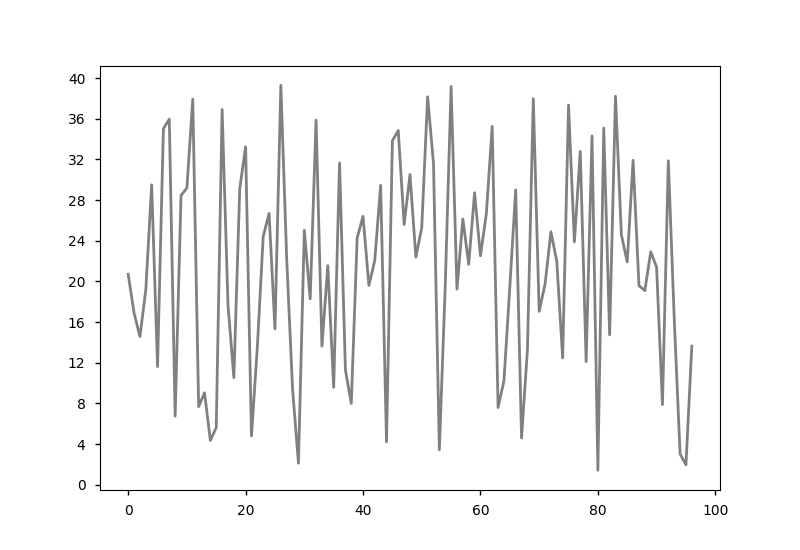
#> input picture 1/draw.png, 800 x 550 px, found by its file name
$ jupyter execute --allow-errors getNum.ipynb   (shell and % lines are left out)   (older library calls are emulated)
#> lines starting #> are read from the running program, lines starting #| are printed output that depends on the picture; after the words box and inside, x2 and y2 are one past the last pixel; in counts of white or black regions, pixels touching at a corner belong together
#> further down, img is the input picture: shape (550, 800, 3); min 0, max 255, mean 243.7
#> `bw = cv2.adaptiveThreshold( gray, 255, cv2.ADAPTIVE_THRESH_GAUSSIAN_C,..`:
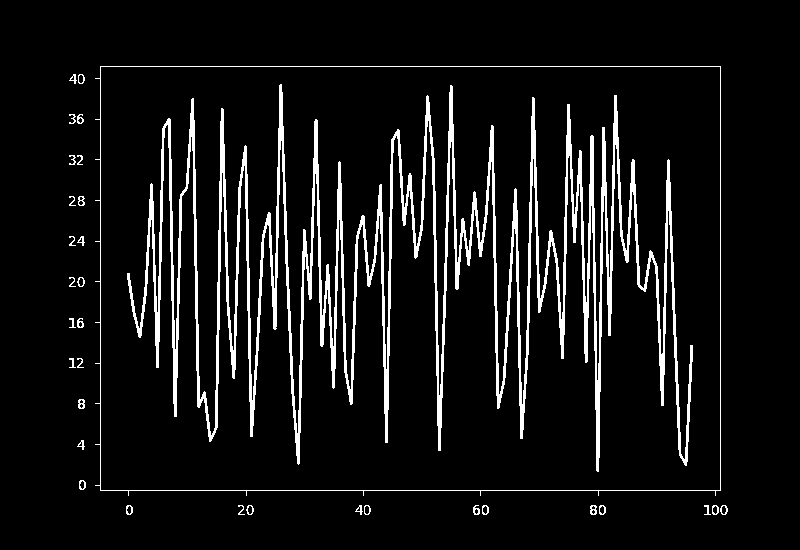
#> bw: shape (550, 800); 7.9% white; 33 white regions
#> `img2, ctrs, hier = cv2.findContours( bw.copy(), cv2.RETR_EXTERNAL, cv2..`: ctrs = 32 contours, 11 with area under 20; largest, box (x1, y1, x2, y2) and area: (95, 66, 721, 496) 262897, (720, 505, 728, 515) 51, (78, 399, 85, 409) 50, (712, 505, 719, 515) 49, (599, 505, 606, 515) 49
#> `rects = [cv2.boundingRect(ctr) for ctr in ctrs]`: rects = 32 items, first 6: (720, 505, 8, 10), (712, 505, 7, 10), (704, 505, 7, 10), (599, 505, 7, 10), (590, 505, 7, 10), (482, 505, 7, 10)
[cell 1]
import cv2
import os
from matplotlib import pyplot as plt

data_path = "/media/queahren/DATA/服务外包大赛数据新/训练数据/img_折线"
# img = cv2.imread("./220/draw.png")
# gray = cv2.imread("./220/draw.png", cv2.IMREAD_GRAYSCALE)

[cell 2]
i = 0
#> (the rest of this cell did not finish here and is left out)

[cell 3]
for rect in rects:
    x, y, w, h = rect
    if (w < 15 and w > 4 and h < 20 and h > 5):
        cv2.rectangle(img, (x, y), (x+w, y+h), (0, 0, 255), 1, 1, 0);
#> this loop made 32 passes
#> (x, y, w, h) on passes 1 to 12: (720, 505, 8, 10), (712, 505, 7, 10), (704, 505, 7, 10), (599, 505, 7, 10), (590, 505, 7, 10), (482, 505, 7, 10), (473, 505, 7, 10), (364, 505, 7, 10), (355, 505, 8, 10), (246, 505, 8, 10), (238, 505, 7, 10), (126, 505, 7, 10)
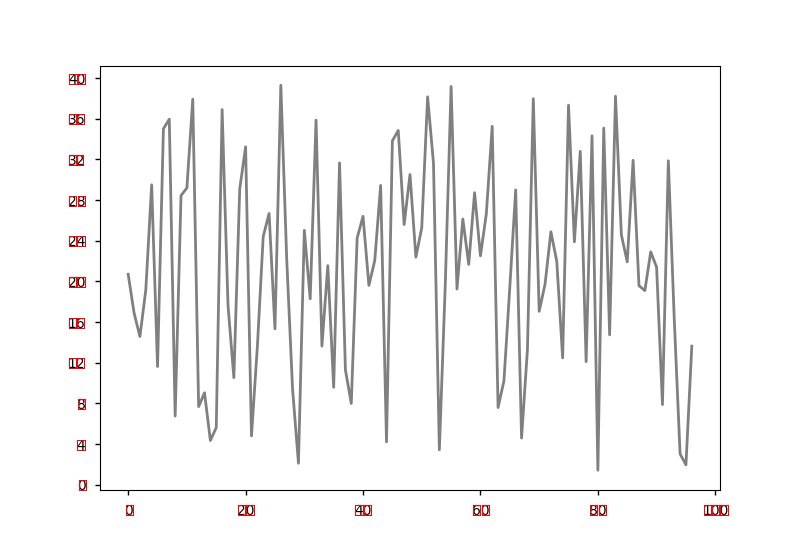
#> img: shape (550, 800, 3); 0.24% of pixels changed, all inside (x1, y1, x2, y2) = (69, 74, 729, 516)

cv2.imwrite("new.png", img)
plt.imshow(gray)
# plt.imshow(img2, cmap='gray');

[cell 4]
def resize(rawimg):
    fx = 28.0 / rawimg.shape[0]
    fy = 28.0 / rawimg.shape[1]
    fx = fy = min(fx, fy)
    img = cv2.resize(rawimg, None, fx=fx, fy=fy, interpolation=cv2.INTER_CUBIC)
    outimg = np.ones((28, 28), dtype=np.uint8) * 255
    w = img.shape[1]
    h = img.shape[0]
    x = round((28 - w) / 2)
    y = round((28 - h) / 2)
    outimg[y:y+h, x:x+w] = img
    return outimg

[cell 5]
import cv2
import os
from matplotlib import pyplot as plt

# img = cv2.imread("./220/draw.png")
# gray = cv2.imread("./220/draw.png", cv2.IMREAD_GRAYSCALE)

k = 17

path = os.path.join(data_path, "%d" % k, "draw.png")
img = cv2.imread(path)
gray = cv2.imread(path, cv2.IMREAD_GRAYSCALE)
bw = cv2.adaptiveThreshold(
    gray, 255, cv2.ADAPTIVE_THRESH_GAUSSIAN_C, cv2.THRESH_BINARY_INV, 25, 25)
img2, ctrs, hier = cv2.findContours(
    bw.copy(), cv2.RETR_EXTERNAL, cv2.CHAIN_APPROX_SIMPLE)
rects = [cv2.boundingRect(ctr) for ctr in ctrs]

for rect in rects:
    x, y, w, h = rect
    if (w < 15 and w > 4 and h < 20 and h > 5):
        cv2.rectangle(img, (x, y), (x+w, y+h), (0, 0, 255), 1, 1, 0)

cv2.imwrite("new.png", img)
#> Out = True

$ run again, with 220/draw.png copied over 1/draw.png
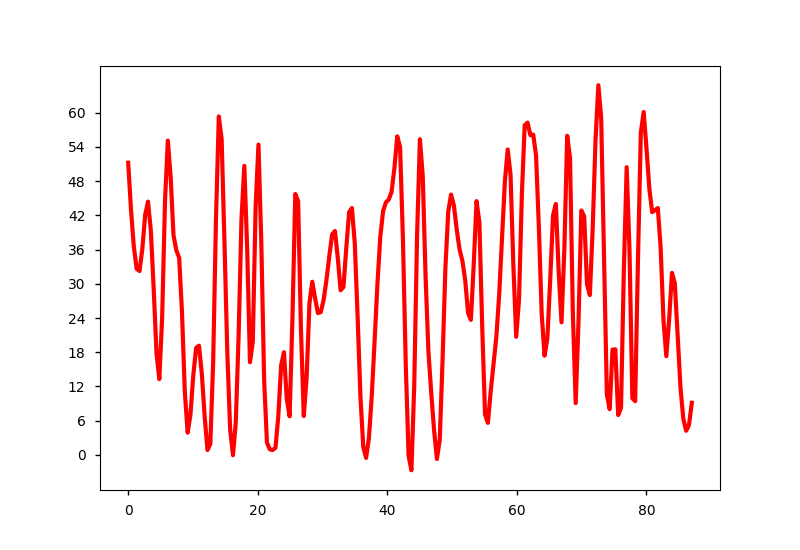
#> input picture 220/draw.png, 800 x 550 px, found by its file name
#> img is the input picture: shape (550, 800, 3); mean B, G, R 230.2, 230.2, 253.1
#> `bw = cv2.adaptiveThreshold( gray, 255, cv2.ADAPTIVE_THRESH_GAUSSIAN_C,..`:
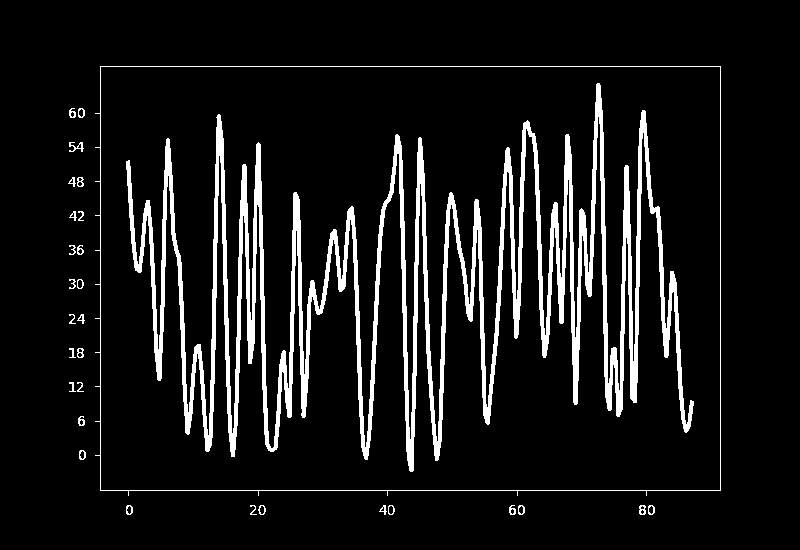
#> bw: shape (550, 800); 9.4% white; 30 white regions
#> ctrs = 29 contours, 8 with area under 20; largest, box (x1, y1, x2, y2) and area: (95, 66, 721, 496) 262896, (648, 505, 655, 515) 49, (639, 505, 646, 515) 49, (518, 505, 525, 515) 49, (258, 505, 266, 515) 49
#> rects = 29 items, first 6: (648, 505, 7, 10), (639, 505, 7, 10), (518, 505, 7, 10), (509, 505, 7, 10), (388, 505, 7, 10), (379, 505, 8, 10)
#> the loop `for rect in rects:` made 29 passes
#> after the loop `for rect in rects:`:
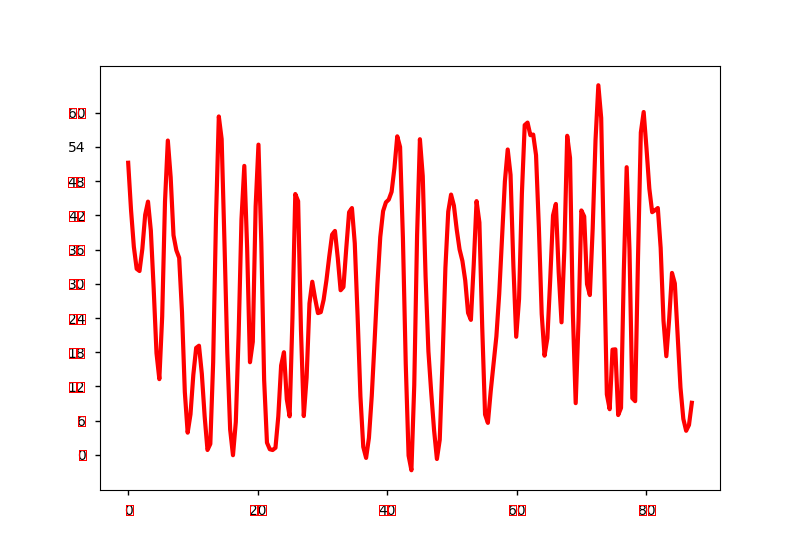
#> img: shape (550, 800, 3); 0.21% of pixels changed, all inside (x1, y1, x2, y2) = (68, 108, 656, 516)
#> Out = True
